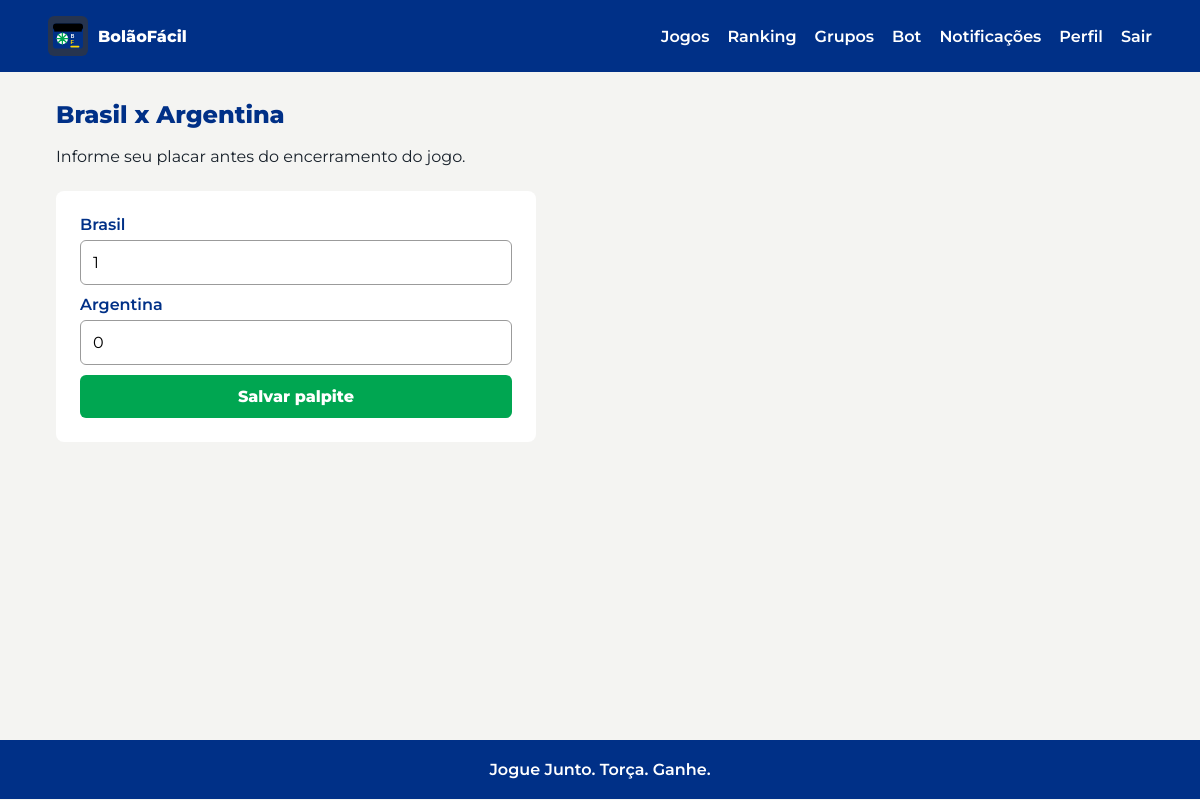
/bets/game/1 (signed in), run on the app's committed database.
### tables this page shows
CREATE TABLE games (
    id INTEGER PRIMARY KEY AUTOINCREMENT,
    pool_id INTEGER NOT NULL,
    home_team TEXT NOT NULL,
    away_team TEXT NOT NULL,
    match_datetime TEXT NOT NULL,
    home_score INTEGER,
    away_score INTEGER,
    status TEXT NOT NULL DEFAULT 'scheduled' CHECK (status IN ('scheduled', 'live', 'in_progress', 'finished', 'cancelled')),
    created_at TEXT NOT NULL DEFAULT CURRENT_TIMESTAMP,
    updated_at TEXT NOT NULL DEFAULT CURRENT_TIMESTAMP, external_match_id INTEGER, competition_code TEXT, competition_name TEXT, matchday INTEGER, home_crest TEXT, away_crest TEXT, api_status TEXT, last_synced_at TEXT,
    FOREIGN KEY (pool_id) REFERENCES pools(id) ON DELETE CASCADE
);

CREATE TABLE bets (
    id INTEGER PRIMARY KEY AUTOINCREMENT,
    user_id INTEGER NOT NULL,
    game_id INTEGER NOT NULL,
    predicted_home_score INTEGER NOT NULL CHECK (predicted_home_score >= 0),
    predicted_away_score INTEGER NOT NULL CHECK (predicted_away_score >= 0),
    points_earned INTEGER NOT NULL DEFAULT 0,
    created_at TEXT NOT NULL DEFAULT CURRENT_TIMESTAMP,
    updated_at TEXT NOT NULL DEFAULT CURRENT_TIMESTAMP,
    FOREIGN KEY (user_id) REFERENCES users(id) ON DELETE CASCADE,
    FOREIGN KEY (game_id) REFERENCES games(id) ON DELETE CASCADE,
    UNIQUE (user_id, game_id)
);

### controllers/bet_controller.py (the view, shortened to what this page needs)
@bet_bp.route("/game/<int:game_id>", methods=["GET", "POST"])
@login_required
def bet_game(game_id):
    game = Game.get_by_id(game_id)
    if game is None:
        return jsonify({"error": "Jogo não encontrado."}), 404
    if not PoolMember.exists(game["pool_id"], current_user.id):
        PoolMember.add(game["pool_id"], current_user.id)
    existing_bet = Bet.get_by_user_and_game(current_user.id, game_id)
    return render_template("bets/form.html", game=game, bet=existing_bet)

### app.py (called while the page is built)
def get_db():
    if "db" not in g:
        database_url = current_app_config()["DATABASE_URL"]
        database_path = Path(database_url)
        database_path.parent.mkdir(parents=True, exist_ok=True)
        g.db = sqlite3.connect(database_path)
        g.db.row_factory = sqlite3.Row
        g.db.execute("PRAGMA foreign_keys = ON")
    return g.db

def current_app_config():
    from flask import current_app
    return current_app.config

@login_manager.user_loader
def load_user(user_id):
    return User.get_by_id(user_id)

### models/bet.py (called while the page is built)
def _db():
    from app import get_db
    return get_db()

    @staticmethod
    def get_by_user_and_game(user_id, game_id):
        return _db().execute(
            "SELECT * FROM bets WHERE user_id = ? AND game_id = ?",
            (user_id, game_id),
        ).fetchone()

### models/game.py (called while the page is built)
def _db():
    from app import get_db
    return get_db()

    @staticmethod
    def get_by_id(game_id):
        return _db().execute("SELECT * FROM games WHERE id = ?", (game_id,)).fetchone()

### models/user.py (called while the page is built)
def _db():
    from app import get_db
    return get_db()

    @property
    def is_admin(self):
        return self.role == "admin"

    @classmethod
    def from_row(cls, row):
        if row is None:
            return None
        return cls(
            id=row["id"],
            name=row["name"],
            email=row["email"],
            whatsapp_phone=row["whatsapp_phone"],
            password_hash=row["password_hash"],
            created_at=row["created_at"],
            role=row["role"] if "role" in row.keys() else "user",
            notifications_enabled=row["notifications_enabled"] if "notifications_enabled" in row.keys() else 1,
        )

    @staticmethod
    def get_by_id(user_id):
        row = _db().execute("SELECT * FROM users WHERE id = ?", (user_id,)).fetchone()
        return User.from_row(row)

    @staticmethod
    def exists(pool_id, user_id):
        row = _db().execute(
            "SELECT 1 FROM pool_members WHERE pool_id = ? AND user_id = ?",
            (pool_id, user_id),
        ).fetchone()
        return row is not None

### templates/bets/form.html (shortened to what this page needs)
{% extends "base.html" %}
{% block content %}
<section class="content-head">
  <h1>{{ game.home_team }} x {{ game.away_team }}</h1>
  <p>Informe seu placar antes do encerramento do jogo.</p>
</section>
<form method="post" class="form score-form" id="bet-form">
  <div class="form-group">
    <label for="predicted_home_score">{{ game.home_team }}</label>
    <input id="predicted_home_score" name="predicted_home_score" type="number" min="0" max="20" required value="{{ bet.predicted_home_score if bet else 0 }}">
  </div>
  <div class="form-group">
    <label for="predicted_away_score">{{ game.away_team }}</label>
    <input id="predicted_away_score" name="predicted_away_score" type="number" min="0" max="20" required value="{{ bet.predicted_away_score if bet else 0 }}">
  </div>
  <button type="submit" class="button-primary">Salvar palpite</button>
</form>
{% endblock %}

### static/css/main.css (style rules this page uses)
:root { --green: #00A651; --green-dark: #007A3D; --yellow: #FFD700; --blue-dark: #003087; --blue: #1A55A0; --blue-light: #E8EEF8; --gray-light: #F4F4F2; --gray-dark: #9B9B9B; --white: #FFFFFF; --ink: #17202A; }
* { box-sizing: border-box; }
body { margin: 0; background: var(--gray-light); color: var(--ink); font-family: "Montserrat", Arial, sans-serif; }
h1, h2 { color: var(--blue-dark); font-weight: 800; margin: 0 0 10px; }
p { line-height: 1.5; }
.form { display: grid; gap: 10px; }
.form label { color: var(--blue-dark); font-weight: 600; }
.form input, .chat-form input, .form select { border: 1px solid var(--gray-dark); border-radius: 6px; font: inherit; padding: 12px; width: 100%; }
button, .button-primary, .button-secondary { border: 0; border-radius: 6px; cursor: pointer; display: inline-flex; font: inherit; font-weight: 800; justify-content: center; padding: 12px 16px; }
button, .button-primary { background: var(--green); color: var(--white); }
.content-head { margin-bottom: 22px; }
.score-form, .result-form { background: var(--white); border-radius: 8px; max-width: 480px; padding: 24px; }
.form-group { display: flex; flex-direction: column; gap: 6px; }

### data on the page
games: home_team "Brasil", away_team "Argentina"
bets: predicted_home_score "1", predicted_away_score "0"

### other printed values
{{ brand_name }} "BolãoFácil"
{{ brand_slogan }} "Jogue Junto. Torça. Ganhe."
